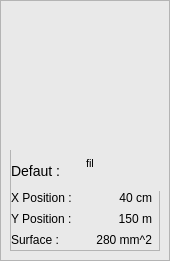
        <widget class="QFrame" name="frame_image_de_defaut_4">
         <property name="minimumSize">
          <size>
           <width>170</width>
           <height>261</height>
          </size>
         </property>
         <property name="maximumSize">
          <size>
           <width>170</width>
           <height>261</height>
          </size>
         </property>
         <property name="styleSheet">
          <string notr="true">background-color: rgb(233, 233, 233);
padding:0;</string>
         </property>
         <property name="frameShape">
          <enum>QFrame::StyledPanel</enum>
         </property>
         <property name="frameShadow">
          <enum>QFrame::Raised</enum>
         </property>
         <widget class="QLabel" name="Image_defaut_6">
          <property name="geometry">
           <rect>
            <x>10</x>
            <y>5</y>
            <width>150</width>
            <height>141</height>
           </rect>
          </property>
          <property name="minimumSize">
           <size>
            <width>0</width>
            <height>0</height>
           </size>
          </property>
          <property name="maximumSize">
           <size>
            <width>16777215</width>
            <height>16777215</height>
           </size>
          </property>
          <property name="styleSheet">
           <string notr="true">radious:5px;</string>
          </property>
          <property name="text">
           <string/>
          </property>
          <property name="pixmap">
           <pixmap>../CODE/Detection des defauts/Images/KinectScreenshot-Color-02-39-46.png</pixmap>
          </property>
          <property name="scaledContents">
           <bool>true</bool>
          </property>
         </widget>
         <widget class="QFrame" name="frame_11">
          <property name="geometry">
           <rect>
            <x>10</x>
            <y>150</y>
            <width>150</width>
            <height>101</height>
           </rect>
          </property>
          <property name="frameShape">
           <enum>QFrame::StyledPanel</enum>
          </property>
          <property name="frameShadow">
           <enum>QFrame::Raised</enum>
          </property>
          <widget class="QWidget" name="layoutWidget_15">
           <property name="geometry">
            <rect>
             <x>1</x>
             <y>0</y>
             <width>151</width>
             <height>41</height>
            </rect>
           </property>
           <layout class="QHBoxLayout" name="horizontalLayout_32">
            <item>
             <widget class="QLabel" name="label_defaut_6">
              <property name="minimumSize">
               <size>
                <width>0</width>
                <height>26</height>
               </size>
              </property>
              <property name="maximumSize">
               <size>
                <width>16777215</width>
                <height>27</height>
               </size>
              </property>
              <property name="font">
               <font>
                <pointsize>-1</pointsize>
               </font>
              </property>
              <property name="styleSheet">
               <string notr="true">QLabel{
	text-align:left;
	font-size:14px;
	cursor: pointer;
}


</string>
              </property>
              <property name="text">
               <string>Defaut :</string>
              </property>
             </widget>
            </item>
            <item>
             <widget class="QTextBrowser" name="textBrowser_6">
              <property name="minimumSize">
               <size>
                <width>50</width>
                <height>20</height>
               </size>
              </property>
              <property name="maximumSize">
               <size>
                <width>80</width>
                <height>34</height>
               </size>
              </property>
              <property name="styleSheet">
               <string notr="true">QTextBrowser{
	text-align:left;
	font-size:16px;
	cursor: pointer;
	border:none;
}


</string>
              </property>
              <property name="html">
               <string>&lt;!DOCTYPE HTML PUBLIC &quot;-//W3C//DTD HTML 4.0//EN&quot; &quot;http://www.w3.org/TR/REC-html40/strict.dtd&quot;&gt;
&lt;html&gt;&lt;head&gt;&lt;meta name=&quot;qrichtext&quot; content=&quot;1&quot; /&gt;&lt;style type=&quot;text/css&quot;&gt;
p, li { white-space: pre-wrap; }
&lt;/style&gt;&lt;/head&gt;&lt;body style=&quot; font-family:'MS Shell Dlg 2'; font-size:16px; font-weight:400; font-style:normal;&quot;&gt;
&lt;p style=&quot; margin-top:0px; margin-bottom:0px; margin-left:0px; margin-right:0px; -qt-block-indent:0; text-indent:0px;&quot;&gt;&lt;span style=&quot; font-size:8pt;&quot;&gt;fil&lt;/span&gt;&lt;/p&gt;&lt;/body&gt;&lt;/html&gt;</string>
              </property>
             </widget>
            </item>
           </layout>
          </widget>
          <widget class="QWidget" name="layoutWidget_16">
           <property name="geometry">
            <rect>
             <x>1</x>
             <y>38</y>
             <width>141</width>
             <height>61</height>
            </rect>
           </property>
           <layout class="QVBoxLayout" name="_6">
            <property name="spacing">
             <number>2</number>
            </property>
            <item>
             <layout class="QHBoxLayout" name="horizontalLayout_33">
              <item>
               <widget class="QLabel" name="label_X_Position_6">
                <property name="text">
                 <string>X Position :</string>
                </property>
               </widget>
              </item>
              <item>
               <widget class="QLabel" name="X_Position_6">
                <property name="layoutDirection">
                 <enum>Qt::LeftToRight</enum>
                </property>
                <property name="text">
                 <string>40 cm</string>
                </property>
                <property name="alignment">
                 <set>Qt::AlignRight|Qt::AlignTrailing|Qt::AlignVCenter</set>
                </property>
               </widget>
              </item>
             </layout>
            </item>
            <item>
             <layout class="QHBoxLayout" name="horizontalLayout_34">
              <item>
               <widget class="QLabel" name="label_Y_Position_6">
                <property name="text">
                 <string>Y Position :</string>
                </property>
               </widget>
              </item>
              <item>
               <widget class="QLabel" name="Y_Position_6">
                <property name="layoutDirection">
                 <enum>Qt::LeftToRight</enum>
                </property>
                <property name="text">
                 <string>150 m</string>
                </property>
                <property name="alignment">
                 <set>Qt::AlignRight|Qt::AlignTrailing|Qt::AlignVCenter</set>
                </property>
               </widget>
              </item>
             </layout>
            </item>
            <item>
             <layout class="QHBoxLayout" name="horizontalLayout_35">
              <item>
               <widget class="QLabel" name="label_Surface_6">
                <property name="text">
                 <string>Surface :</string>
                </property>
               </widget>
              </item>
              <item>
               <widget class="QLabel" name="Surface_6">
                <property name="layoutDirection">
                 <enum>Qt::LeftToRight</enum>
                </property>
                <property name="text">
                 <string>280 mm^2</string>
                </property>
                <property name="alignment">
                 <set>Qt::AlignRight|Qt::AlignTrailing|Qt::AlignVCenter</set>
                </property>
               </widget>
              </item>
             </layout>
            </item>
           </layout>
          </widget>
         </widget>
        </widget>
